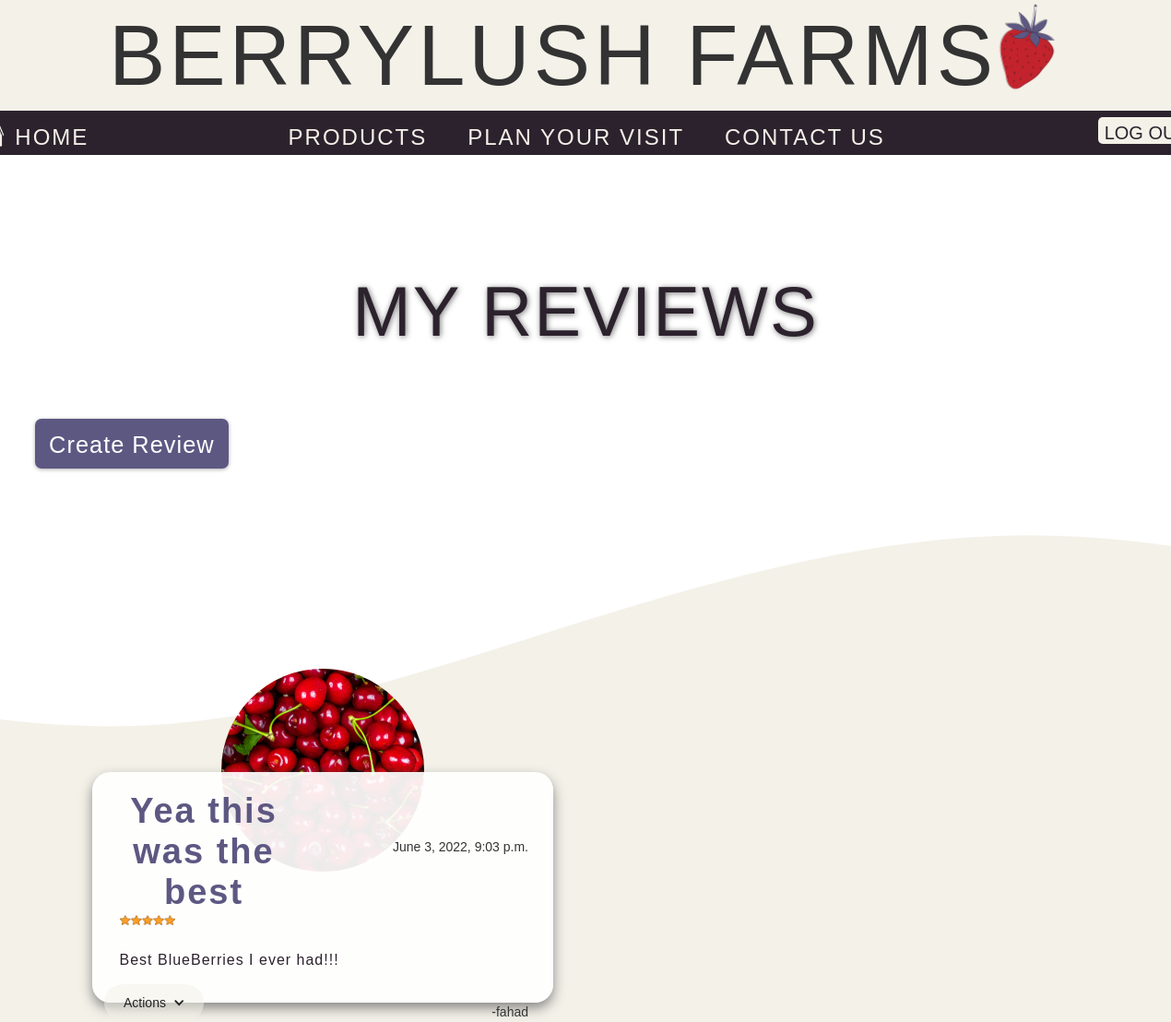
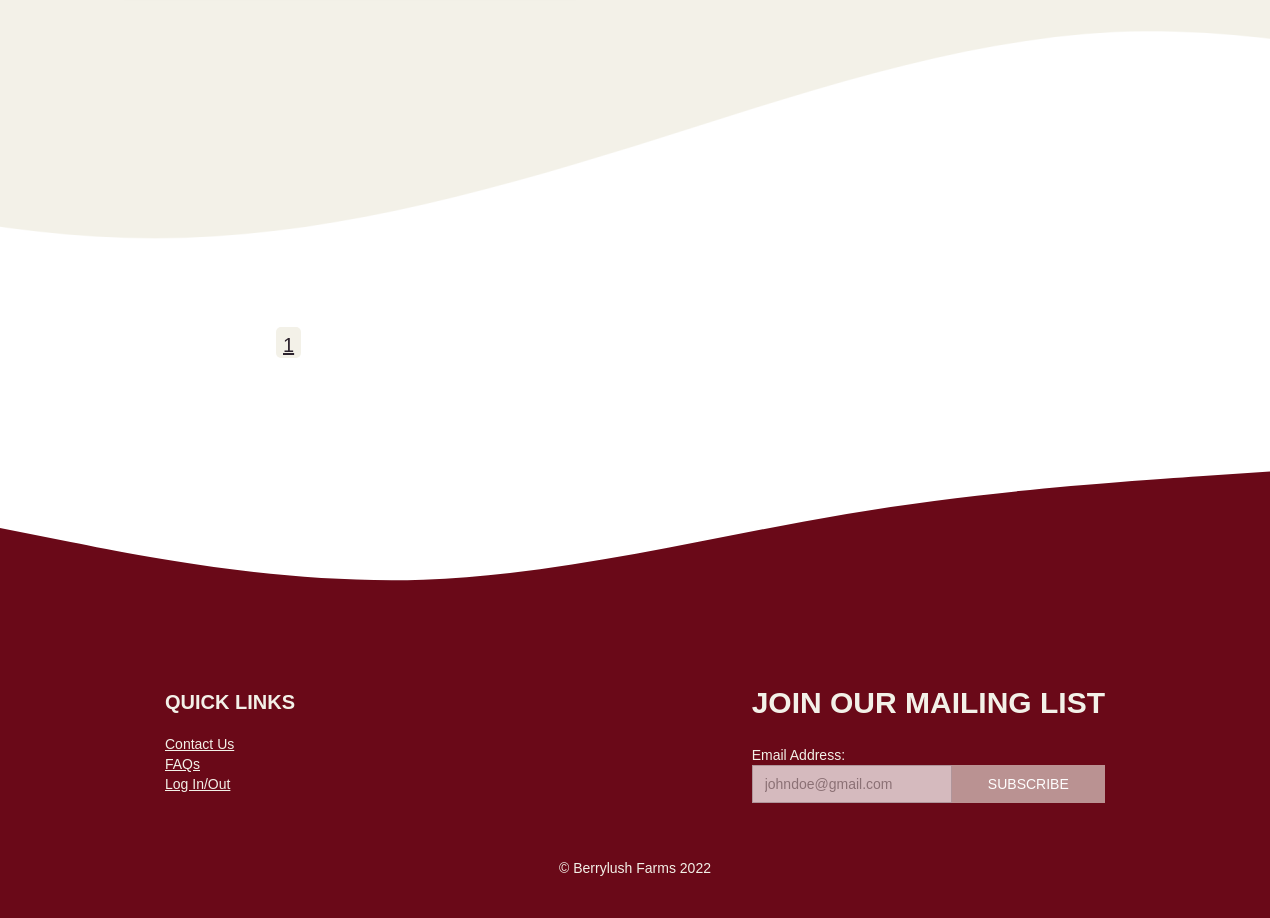
Screenshot of /reviews-create-edit/ (signed in) with the database file from the repository (2 pictures, top to bottom).
### berrylush_app/models.py (models this page shows, shortened)
class Review(models.Model):
    PRODUCT_CHOICES = (
        ('strawberries', 'Strawberries'),
        ('blueberries', 'Blueberries'),
        ('raspberries', 'Raspberries'),
        ('blackberries', 'Blackberries'),
        ('cherries', 'Cherries'),
        ('jam', 'Jam'),
        ('farm visit', 'Farm Visit'),
    )
    RATING_CHOICES = (
        ('1 star', '1 Star'),
        ('2 stars', '2 Stars'),
        ('3 stars', '3 Stars'),
        ('4 stars', '4 Stars'),
        ('5 stars', '5 Stars'),
    )
    owner = models.ForeignKey(User, on_delete=models.CASCADE, null=True, blank = True, editable = False)
    created = models.DateTimeField(auto_now_add=True)
    title = models.CharField(max_length=200)
    product = models.CharField(max_length=15, choices=PRODUCT_CHOICES, default='farm visit')
    rating = models.CharField(max_length=15, choices=RATING_CHOICES, default='5 stars')
    comment = models.TextField(null=True, blank=True)
    id = models.UUIDField(default=uuid.uuid4, unique=True, primary_key=True, editable=False)

### berrylush_app/views.py (the view, shortened to what this page needs)
# urls.py: path('reviews-create-edit/', views.reviewscreateedit, name= "reviews-create-edit"),
def reviewscreateedit(request):
    form = ReviewForm()
    if request.user.is_authenticated:
        review = Review.objects.distinct().filter(Q(owner = request.user))
        page = request.GET.get('page')
        results = 4
        paginator = Paginator(review, results)
        try:
            review = paginator.page(page)
        except PageNotAnInteger:
            page = 1
            review = paginator.page(page)
        except EmptyPage:
            page = paginator.num_pages
            review = paginator.page(page)
    if request.user.is_authenticated:
        context = {'review': review, 'form': form, 'paginator': paginator}
    else:
        context = {'form': form}
    return render(request, 'reviews-create-edit.html', context)

### berrylush_app/forms.py
class ReviewForm(ModelForm):
    class Meta:
        model = Review
        fields = '__all__'

### templates/reviews-create-edit.html (shortened to what this page needs)
<!DOCTYPE html>
{% load static %}
<html data-wf-page="628f96eaa9c27b8c15b84307" data-wf-site="628e314fcfef35723be0b586">
<head>
  <link href="{% static 'css/normalize.css' %}" rel="stylesheet" type="text/css">
  <link href="{% static 'css/webflow.css' %}" rel="stylesheet" type="text/css">
  <link href="{% static 'css/berrylush-farms-40f935-013dcfb147edea68.webflow.css' %}" rel="stylesheet" type="text/css">
</head>
<body>
  <div class="section-5 wf-section">
    <div class="div-block-5"><img src="{% static 'images/2.png' %}" loading="lazy" alt="" class="image-9">
      <h1 class="heading-7">BERRYLUSH FARMS</h1>
    </div>
  </div>
  <div data-animation="default" data-collapse="medium" data-duration="400" data-easing="ease" data-easing2="ease" role="banner" class="navbar-3 w-nav">
    <div class="w-container">
      <nav role="navigation" class="nav-menu w-nav-menu">
        <a href="{% url 'index' %}" class="w-inline-block"><img data-w-id="ad5a66d9-01c4-9ffc-1477-0bc3040606d3" loading="lazy" src="{% static 'images/Berrylush-Website-Design-1600-×-6000px.png' %}" alt="" class="image-10 nav-item-barn-icon"></a>
        <a href="{% url 'products' %}" class="nav-link-6 nav-item w-nav-link">PRODUCTS</a>
        <a href="{% url 'plan-your-visit' %}" class="nav-item w-nav-link">PLAN YOUR VISIT</a>
        <a href="{% url 'contact-us' %}" class="nav-item w-nav-link">CONTACT US</a>
        {% if request.user.is_authenticated %}
        <a href="{% url 'logoutUser' %}" class="button-3 w-button">LOG OUT</a>
        {% else %}
        <a href="{% url 'authentication-log-in' %}" class="button-3 w-button">LOG IN</a>
        {% endif %}
        <div class="text-block-4 nav-item nav-item-barn-text">HOME</div>
      </nav>
    </div>
  </div>
  <div class="section-8 wf-section">
    <div class="div-block-15 wave-image-header"><img src="{% static 'images/wave-8.svg' %}" loading="lazy" alt="" class="image-16"></div>
    <div>
      <h1 class="heading-15">MY REVIEWS</h1>
    </div>
  </div>
  <div class="create-review-button-section wf-section">
    <div class="div-block-16">
      <a data-w-id="c572b1fc-feaa-415e-9044-9827793e4e42" href="#" class="button-create-review w-button">Create Review</a>
    </div>
  </div>
  <div class="section-21 wf-section">
    <div class="container-11 w-container">
      <div class="w-layout-grid grid-11">
        {% for entry in review %}
        <div id="w-node-_0c3a096a-9195-4f27-80ea-d82d138dfdfb-15b84307" class="div-block-29"><img src="{% static 'images/cherries.png' %}" loading="lazy" alt="" class="image-28">
          <div class="div-block-28">
            <div class="w-layout-grid grid-10">
              <h1 id="w-node-_4cc9584f-ebe4-6e28-52ab-46287838e22d-15b84307" class="heading-29">{{entry.title}}</h1>
              <div id="w-node-c6abd3cb-badb-796a-58cd-8f45be55d268-15b84307" class="text-block-25">{{entry.created}}</div><img src="{% static 'images/rating-gb4f3cffd0_1280.png' %}" loading="lazy" width="60" id="w-node-_2d7bbac3-e257-926b-045d-410e6a53963c-15b84307" srcset="{% static 'images/rating-gb4f3cffd0_1280-p-500.png' %} 500w, {% static 'images/rating-gb4f3cffd0_1280-p-800.png' %} 800w, {% static 'images/rating-gb4f3cffd0_1280-p-1080.png' %} 1080w, {% static 'images/rating-gb4f3cffd0_1280.png' %} 1280w" sizes="(max-width: 991px) 100vw, 60px" alt="" class="image-27">
              <div id="w-node-f86de7e6-a6e2-3212-3f07-ef111c445086-15b84307" class="text-block-23">{{entry.comment}}</div>
              <div data-hover="false" data-delay="0" id="w-node-_6d84f44f-a409-ee3c-d30c-59625735625b-15b84307" class="w-dropdown">
                <div data-w-id="6d84f44f-a409-ee3c-d30c-59625735625c" class="dropdown-toggle-5 w-dropdown-toggle">
                  <div data-w-id="6d84f44f-a409-ee3c-d30c-59625735625d" class="icon-7 w-icon-dropdown-toggle"></div>
                  <div class="text-block-26">Actions</div>
                </div>
              </div>
              <div id="w-node-d90ba6ef-9265-937f-f774-175774d6c0db-15b84307" class="text-block-24">-{{entry.owner}}</div>
            </div>
          </div>
        </div>
        {% endfor %}
      </div>
    </div>
  </div>
  <div class="pagination">
    <ul class="container-7">
        {% for page in paginator.page_range %}
          <a href="?page={{page}}" class="button-9">{{page}}</a>
        {% endfor %}
    </ul>
  </div>
  <img src="{% static 'images/wave-10.svg' %}" loading="lazy" width="1172" alt="" class="image-11">
  <footer id="footer" class="footer wf-section">
    <div class="div-block-10">
      <div class="div-block-11"></div>
    </div>
    <div class="w-container">
      <div class="footer-flex-container">
        <div data-w-id="bd0e0181-6421-6840-37dc-8973316b6f15" class="div-block-9 footer-content">
          <h1 class="quick-links heading-8 footer-content">QUICK LINKS</h1>
          <a href="{% url 'contact-us' %}" class="link-4 footer-content">Contact Us</a>
          <a href="{% url 'samplePDF' %}" class="link footer-content"><br>FAQs</a>
          <a href="{% url 'authentication-log-in' %}" class="link-3"><br>Log In/Out</a>
        </div>
        <div data-w-id="bd0e0181-6421-6840-37dc-8973316b6f20" class="div-block-8">
          <h2 class="footer-heading footer-content">JOIN OUR MAILING LIST</h2>
          <div class="text-block-6 footer-content">Email Address:</div>
          <div>
            <div class="w-form">
              <form id="email-form-3" name="email-form-3" data-name="Email Form 3" method="get" class="subscribe-form-flex">
                <div class="subscribe-form-input-wrapper"><input type="email" class="subscribe-form-input footer-content w-input" maxlength="256" name="Subscriber-Email-2" data-name="Subscriber Email 2" placeholder="johndoe@gmail.com" id="Subscriber-Email-2" required=""><input type="submit" value="SUBSCRIBE" data-wait="Please wait..." class="submit-button-2 footer-content w-button"></div>
              </form>
            </div>
          </div>
        </div>
      </div>
      <div class="text-block-5 footer-content">© Berrylush Farms 2022</div>
    </div>
  </footer>
</body>
</html>

### static/css/webflow.css (style rules this page uses)
[class^="w-icon-"], [class*=" w-icon-"] { font-family: 'webflow-icons' !important; speak: none; font-style: normal; font-weight: normal; font-variant: normal; text-transform: none; line-height: 1; -webkit-font-smoothing: antialiased; -moz-osx-font-smoothing: grayscale; }
.w-icon-arrow-down:before, .w-icon-dropdown-toggle:before { content: "\e603"; }
* { -webkit-box-sizing: border-box; -moz-box-sizing: border-box; box-sizing: border-box; }
html { height: 100%; }
body { margin: 0; min-height: 100%; background-color: #fff; font-family: Arial, sans-serif; font-size: 14px; line-height: 20px; color: #333; }
img { max-width: 100%; vertical-align: middle; display: inline-block; }
.w-inline-block { max-width: 100%; display: inline-block; }
.w-button { display: inline-block; padding: 9px 15px; background-color: #3898EC; color: white; border: 0; line-height: inherit; text-decoration: none; cursor: pointer; border-radius: 0; }
input.w-button { -webkit-appearance: button; }
h1, h2, h3, h4, h5, h6 { font-weight: bold; margin-bottom: 10px; }
h1 { font-size: 38px; line-height: 44px; margin-top: 20px; }
h2 { font-size: 32px; line-height: 36px; margin-top: 20px; }
ul, ol { margin-top: 0px; margin-bottom: 10px; padding-left: 40px; }
.w-form { margin: 0 0 15px; }
.w-input, .w-select { display: block; width: 100%; height: 38px; padding: 8px 12px; margin-bottom: 10px; font-size: 14px; line-height: 1.428571429; color: #333333; vertical-align: middle; background-color: #ffffff; border: 1px solid #cccccc; }
.w-container { margin-left: auto; margin-right: auto; max-width: 940px; }
.w-container:before, .w-container:after { content: " "; display: table; grid-column-start: 1; grid-row-start: 1; grid-column-end: 2; grid-row-end: 2; }
.w-container:after { clear: both; }
.w-dropdown { display: inline-block; position: relative; text-align: left; margin-left: auto; margin-right: auto; z-index: 900; }
.w-dropdown-btn, .w-dropdown-toggle, .w-dropdown-link { position: relative; vertical-align: top; text-decoration: none; color: #222222; padding: 20px; text-align: left; margin-left: auto; margin-right: auto; white-space: nowrap; }
.w-dropdown-toggle { -webkit-user-select: none; -moz-user-select: none; -ms-user-select: none; user-select: none; display: inline-block; cursor: pointer; padding-right: 40px; }
.w-icon-dropdown-toggle { position: absolute; top: 0; right: 0; bottom: 0; margin: auto; margin-right: 20px; width: 1em; height: 1em; }
.w-nav { position: relative; background: #dddddd; z-index: 1000; }
.w-nav:before, .w-nav:after { content: " "; display: table; grid-column-start: 1; grid-row-start: 1; grid-column-end: 2; grid-row-end: 2; }
.w-nav:after { clear: both; }
.w-nav-link { position: relative; display: inline-block; vertical-align: top; text-decoration: none; color: #222222; padding: 20px; text-align: left; margin-left: auto; margin-right: auto; }
.w-nav-menu { position: relative; float: right; }

### rows the page displays
Review: title "Yea this was the best", created "June 3, 2022, 9:03 p.m.", comment "Best BlueBerries I ever had!!!", owner "fahad"

### other values shown
{{ page }} "1"
